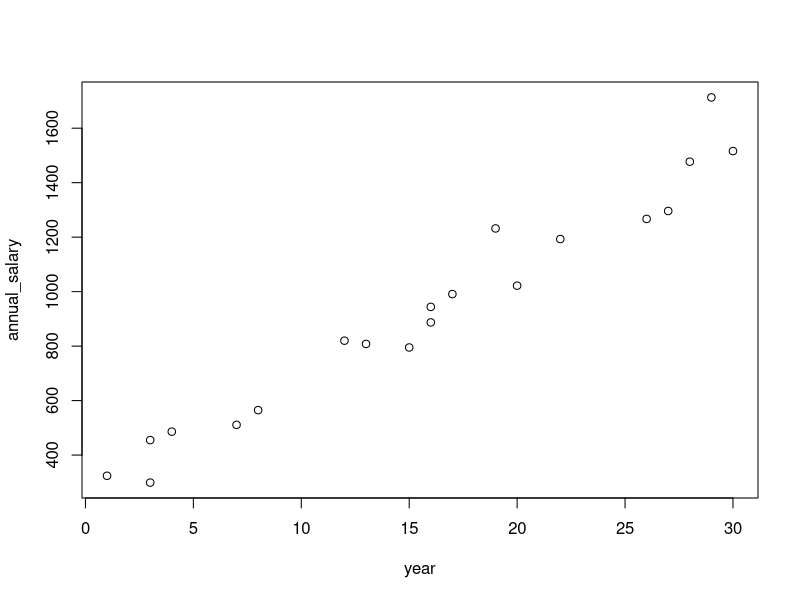
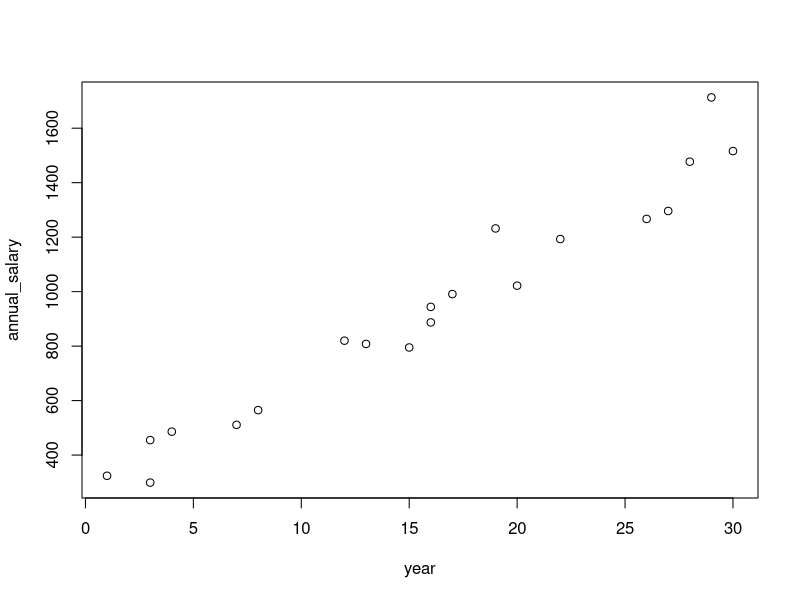

Write the R code that produced these figures, in order.
#근무년수가 연봉에 영향을 미치는가 ?
year = c(26, 16, 20, 7, 22,
         15, 29, 28, 17, 3, 1, 16, 19, 13, 27, 4, 30, 8, 3, 12)
annual_salary = c(1267, 887, 1022, 511,
                  1193, 795, 1713, 1477, 991, 455, 324, 944,
                  1232, 808, 1296, 486, 1516, 565, 299, 820) #십만원 단위

data = data.frame(year, annual_salary)
head(data)
summary(data)
plot(year, annual_salary)
cor(year, annual_salary)

ls = lm(annual_salary ~ year, data = data)
summary(ls)
plot(year, annual_salary)
